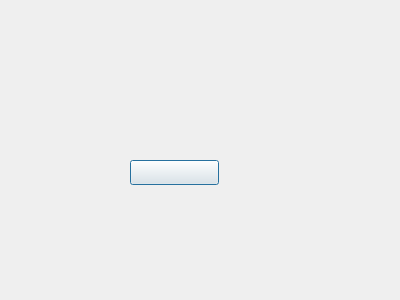
<?xml version="1.0" encoding="UTF-8"?>
<ui version="4.0">
 <class>HomeStartup</class>
 <widget class="QDialog" name="HomeStartup">
  <property name="geometry">
   <rect>
    <x>0</x>
    <y>0</y>
    <width>400</width>
    <height>300</height>
   </rect>
  </property>
  <property name="windowTitle">
   <string>Dialog</string>
  </property>
  <widget class="QLabel" name="Home_Startup_lbLogo">
   <property name="geometry">
    <rect>
     <x>140</x>
     <y>90</y>
     <width>67</width>
     <height>17</height>
    </rect>
   </property>
   <property name="text">
    <string/>
   </property>
  </widget>
  <widget class="QPushButton" name="Home_Startup_btOpenDoor">
   <property name="geometry">
    <rect>
     <x>130</x>
     <y>160</y>
     <width>89</width>
     <height>25</height>
    </rect>
   </property>
   <property name="text">
    <string/>
   </property>
  </widget>
  <widget class="QLabel" name="Home_Startup_lbGif">
   <property name="geometry">
    <rect>
     <x>140</x>
     <y>220</y>
     <width>67</width>
     <height>17</height>
    </rect>
   </property>
   <property name="text">
    <string/>
   </property>
  </widget>
  <widget class="QLabel" name="Home_Startup_lbDoorTips">
   <property name="geometry">
    <rect>
     <x>140</x>
     <y>270</y>
     <width>67</width>
     <height>17</height>
    </rect>
   </property>
   <property name="text">
    <string/>
   </property>
  </widget>
 </widget>
 <resources/>
 <connections/>
</ui>
